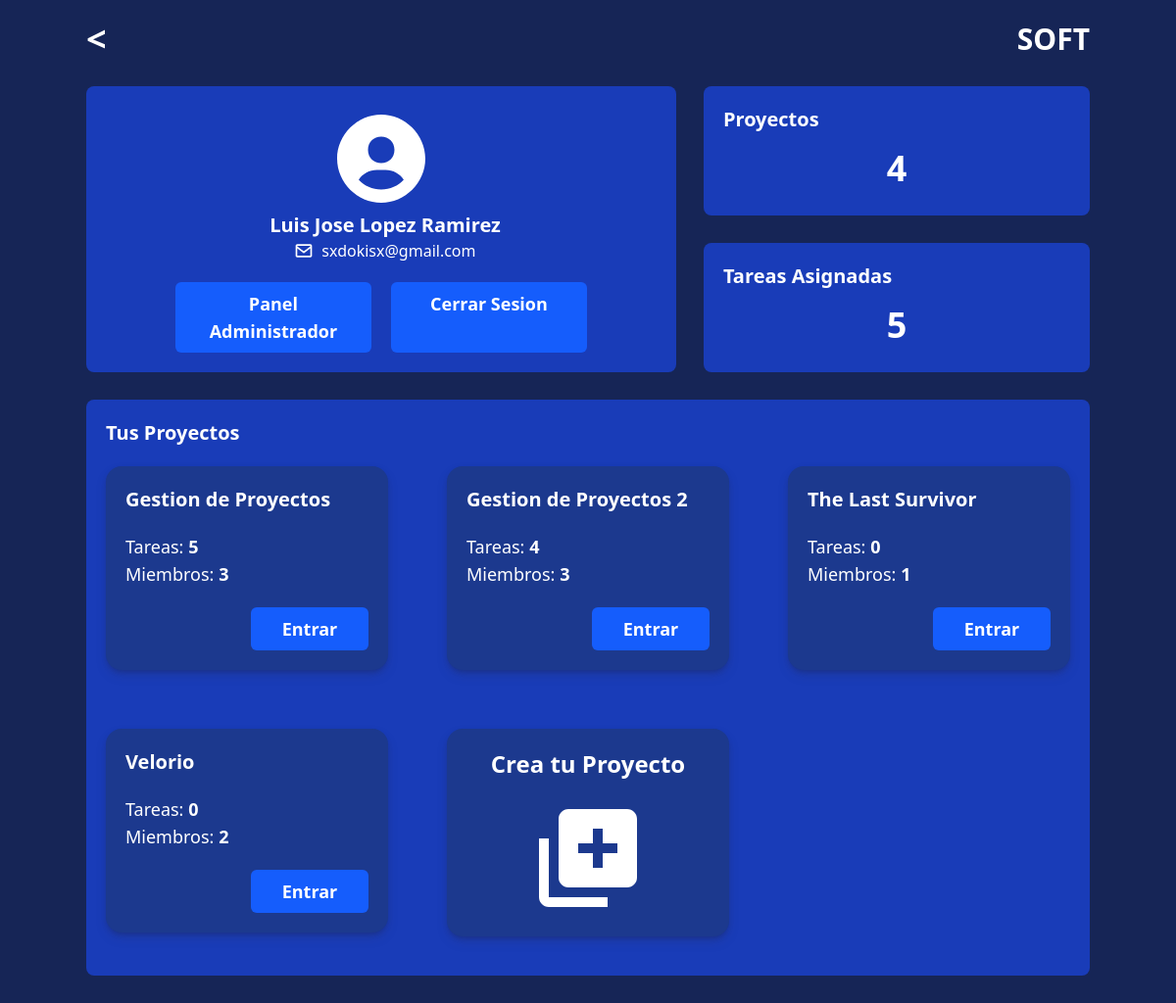
The app's page /perfil (signed in), older data.
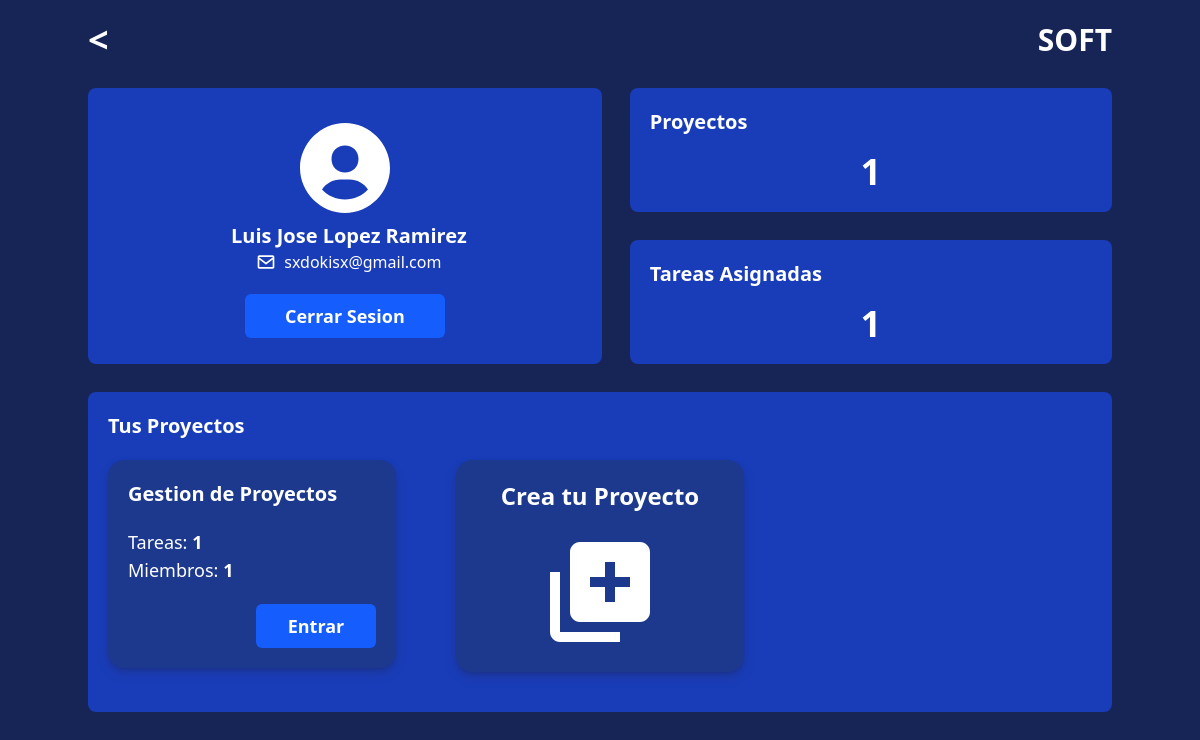
The same page, newer data.
### GestionProyecto/models.py (models this page shows)
class miembros_proyecto(models.Model):
    id_proyecto = models.ForeignKey(Proyectos, on_delete=models.CASCADE)
    usuario = models.ForeignKey(Usuarios, on_delete=models.CASCADE)
    is_admin = models.BooleanField(default=False)

class Proyectos(models.Model):
    id_proyecto = models.AutoField(primary_key=True)
    nombre = models.CharField(max_length=100)
    estado = models.BooleanField(default=True)
    fecha_creacion = models.DateTimeField(auto_now_add=True)
    fecha_modificacion = models.DateTimeField(auto_now=True)

### GestionProyecto/views.py (the view, shortened to what this page needs)
# urls.py: path("perfil", views.Perfil, name='Perfil'),
def Perfil(request):
    if not request.user.is_authenticated:
        return redirect('Inicio')
    userProyectos = miembros_proyecto.objects.filter(usuario=request.user)
    usuario = Usuarios.objects.get(correo=request.user)
    totalProyectos = miembros_proyecto.objects.filter(usuario=request.user).count()
    totalTareas = tareas_proyecto.objects.filter(usuario_id=request.user).count()
    datosProyecto = {}
    for proy in userProyectos:
        datosProyecto[proy.id_proyecto] = {
            'TareasTotal': tareas_proyecto.objects.filter(id_proyecto=proy.id_proyecto).count(),
            'MiembrosTotal': miembros_proyecto.objects.filter(id_proyecto=proy.id_proyecto).count(),
        }
    return render(request, 'perfil.html', {
        'proyectos': userProyectos,
        'admin': request.user.is_staff,
        'usuario': usuario,
        'totalProyectos': totalProyectos,
        'totalTareas': totalTareas,
        'datosProyecto': datosProyecto.items(),
    })

### GestionProyecto/models.py (called while the page is built)
    def __str__(self):
        return self.correo

### GestionProyecto/templates/perfil.html (shortened to what the changed rows need)
{% extends "index.html" %}
{% load static %}
{% block Contenido %}
    <main class="w-full h-max text-white p-5 flex place-content-center">
        <section class="w-full h-full lg:max-w-screen-lg grid place-items-center auto-rows-max gap-7 mb-5">
            <header class="w-full h-auto py-5 bg-blue-800 rounded-lg place-content-center space-y-5 flex flex-col items-center md:row-start-2 md:row-end-4 md:h-full">
                <div class="flex md:flex-col items-center w-full">
                    <article class="ml-2">
                        <h2 class="titulos md:text-center">{{usuario.nombre}} {{usuario.apellido}}</h2>
                    </article>
                </div>
                <div class="flex flex-col md:flex-row gap-5">
                    {% if admin %}
                        <a href="{% url 'PAdminProyectos' %}" class="botonStyle text-center">Panel Administrador</a>
                    {% endif %}
                    <a href="{% url 'CerrarSesion' %}" class="botonStyle text-center">Cerrar Sesion</a>
                </div>
            </header>
            <article class="w-full h-full bg-blue-800 rounded-lg p-5 space-y-4 md:col-start-2 md:col-end-3">
                <h2 class="titulos">Proyectos</h2>
                <p class="text-4xl font-black text-center">{{totalProyectos}}</p>
            </article>
            <article class="w-full h-full bg-blue-800 rounded-lg p-5 space-y-4 md:col-start-2 md:col-end-3">
                <h2 class="titulos">Tareas Asignadas</h2>
                <p class="text-4xl font-black text-center">{{totalTareas}}</p>
            </article>
            <main class="w-full h-max bg-blue-800 rounded-lg p-5 flex flex-col md:col-start-1 md:col-end-3">
                <h2 class="titulos">Tus Proyectos</h2>
                <section class="grid my-5 gap-15 md:grid-cols-2 lg:grid-cols-3 ">
                    {% for proyecto in proyectos %}
                        <div class="bg-blue-900 w-full h-max rounded-2xl p-5 sombraPanels">
                            <h4 class="text-xl font-bold mb-5">{{ proyecto.id_proyecto.nombre }}</h4>
                            {% for datos in datosProyecto %}
                                {% if proyecto.id_proyecto == datos.0 %}
                                    <span class="text-lg font-medium">Tareas: <strong>{{datos.1.TareasTotal}}</strong> </span>
                                    <p class="text-lg font-medium">Miembros: <strong>{{datos.1.MiembrosTotal}}</strong> </p>
                                {% endif %}
                            {% endfor %}
                            <div class="w-full flex flex-row-reverse">
                                <a href='{% url "ProyectoTablero" proyecto.id_proyecto.id_proyecto %}' class="botonStyle w-30 mt-5 text-center">Entrar</a>
                            </div>
                        </div>
                    {% endfor %}
                </section>
            </main>
        </section>
    </main>
{% endblock Contenido %}

Row changes from the older to the newer data that the page shows:
removed Proyectos: id_proyecto "5", datos "3", shown under "Gestion de Proyectos"
removed miembros_proyecto: id_proyecto.nombre "Gestion de Proyectos 2"
removed Proyectos: datos "4", datos "3", shown under "Gestion de Proyectos 2"
removed miembros_proyecto: id_proyecto.nombre "The Last Survivor"
removed Proyectos: datos "0", estado "1", shown under "The Last Survivor"
removed miembros_proyecto: id_proyecto.nombre "Velorio"
removed Proyectos: datos "0", datos "2", shown under "Velorio"
added Proyectos: datos "1", shown under "Gestion de Proyectos"
Text that changed along with them:
{{ totalProyectos }}: "4" → "1"
{{ totalTareas }}: "5" → "1"
text no longer shown: "Panel Administrador"
